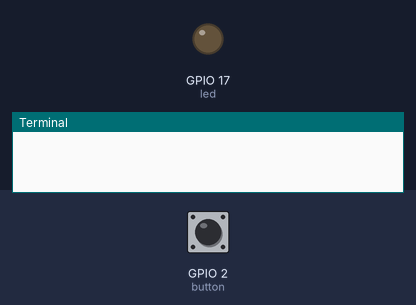
Recording of a program running on a simulated Raspberry Pi (BCM pin numbers). Shown: output pins drawn as LEDs (lit = HIGH), the last lines printed to the terminal. The inputs (shaded band) are chosen by the test bench; at power-on: GPIO 2 (button) HIGH.

Above: at 1.2 s.
1.3 s: GPIO 2 (button) pulled LOW for 0.15 s
At 2.5 s:
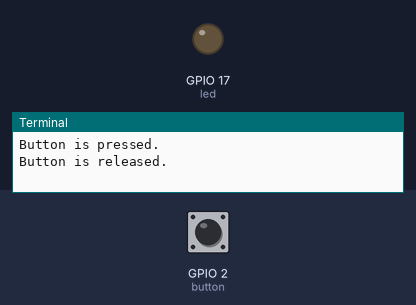
2.9 s: GPIO 2 (button) pulled LOW for 1 s
At 3.11 s:
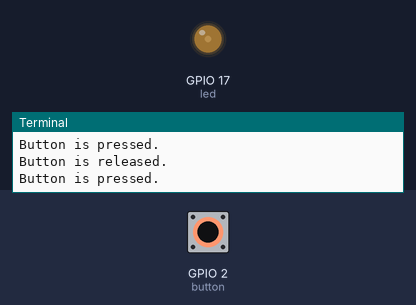
At 3.83 s:
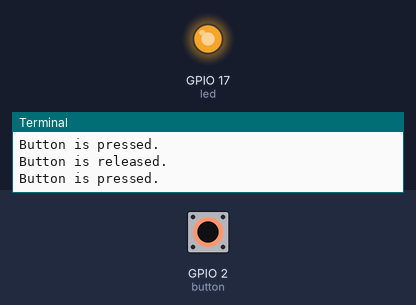
Timing chart, 0 to 5.9 s (numbered marks = the images above; inputs shaded):
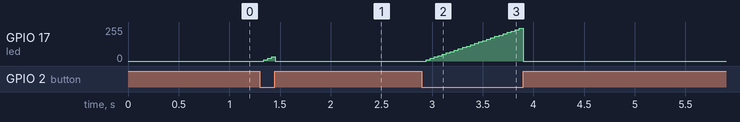

The program:

gpio_button_pressed_released.py
```python
from gpiozero import PWMLED, Button
from signal import pause
from time import sleep

class ButtonPressRelease :
    def __init__(self) :
        self.button = Button(2)
        self.led = PWMLED(17)

    def continuously_listen(self):
        while True:
            if self.button.is_pressed :
                self.print_message_pressed()
            else :
                self.print_message_released()

    def wait_for_being_pressed(self):
        self.button.wait_for_press()
        self.print_message_pressed(False)

    def when_pressed_or_released_print_something(self):
         self.button.when_pressed = self.print_message_pressed
         self.button.when_released = self.print_message_released
         pause()

    def turn_on_off_led(self):
        self.button.when_released = self.turn_off_led
        self.button.when_pressed = self.led_pulse
        pause()

    def print_message_pressed(self, is_continous = True):
        if is_continous :
            tense = "is"
        else :
            tense = "was"
        print("Button " + tense + " pressed.")

    def print_message_released(self):
        print("Button is released.")

    def led_pulse(self):
        self.print_message_pressed(True)
        self.led.pulse()

    def turn_off_led(self):
        self.print_message_released()
        self.led.off()

if __name__ == "__main__" :
    btn = ButtonPressRelease()
    #btn.wait_for_being_pressed()
    #btn.continuously_listen()
    #btn.when_pressed_or_released_print_something()
    btn.turn_on_off_led()
```

Measured:
- after the input at 1.3 s, GPIO 17 (led): 0/255 → 10/255 at once, → 20/255 0.04 s later, → 31/255 0.04 s later, → 0/255 0.03 s later
- after the input at 2.9 s, GPIO 17 (led): rises from 0/255 to 245/255 in 0.92 s, then falls to 0/255 in 0.04 s
